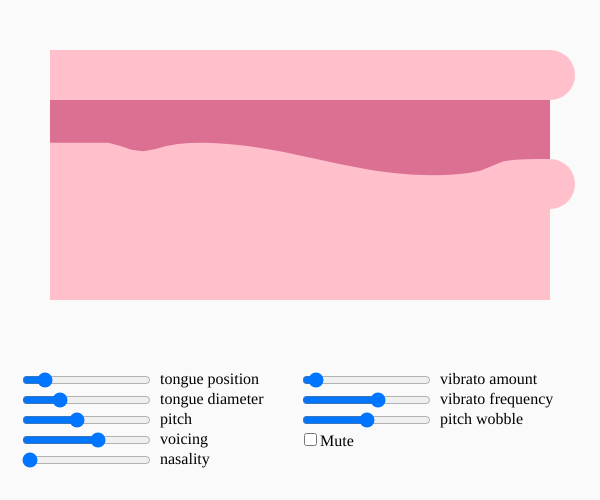
Frame 1 (no input)
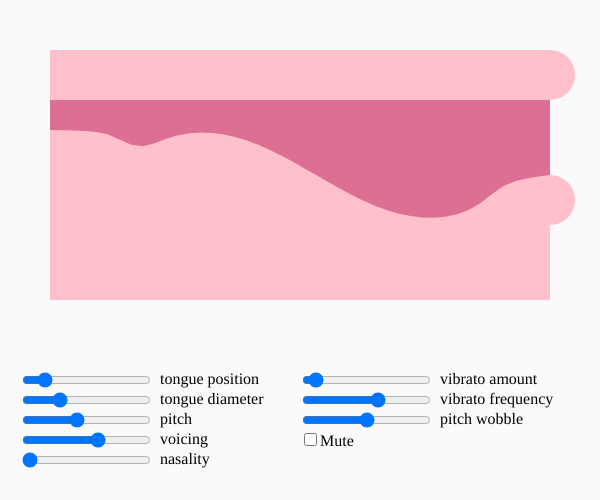
Frame 60 (no input)
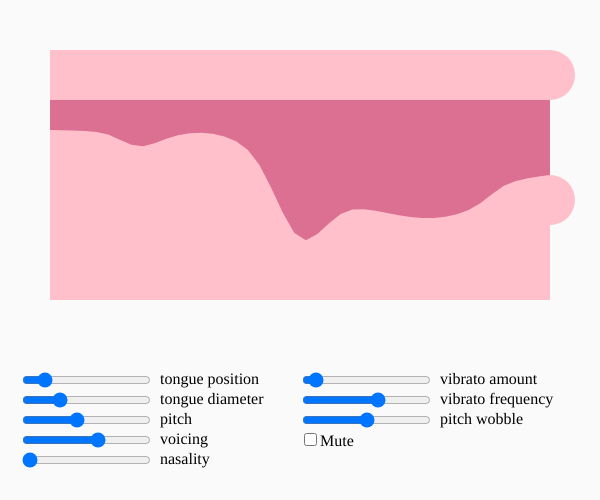
Frame 120 (the mouse pressed at the canvas centre since frame 60)

The p5.js sketch that drew these frames (run headless with seeded random() and noise() and a simulated clock; from frame 60 on, the mouse is pressed at the canvas centre):

// p5.js sketch
// ── sketch.js
// An adaptation of Neil Thapen's Pink Trombone for p5.js
// Copyright 2017 Neil Thapen - https://dood.al/pinktrombone/
// "Bare-handed procedural speech synthesis"
// Adapted to p5.js by Golan Levin, July 2025
// Click to begin. 
// Writeup: 
// https://github.com/golanlevin/60-212/tree/main/lectures/pink-trombone
//============================================================

let tonguePositionSlider; 
let tongueDiameterSlider;
let pitchSlider;
let voicingSlider;
let nasalitySlider;
let vibratoAmountSlider;
let vibratoFreqSlider;
let wobbleAmountSlider;

//-----------------------
function setup() {
  createCanvas(600, 500);
  createPinkTromboneSynthesizer(); 
  createSliders(); 
}

//-----------------------
function mousePressed() {
  // Don't delete this — the AudioSystem must be initialized by
  // a user action to comply with browser autoplay policies:
  startPinkTromboneAudioSystem(); 
}

//-----------------------
function draw() {
  background(250);

  let bAutoPlay = false; 
  if (bAutoPlay){
     tonguePositionSlider.value( map(noise(millis()/500), 0, 1, tongueMin, tongueMax) );
     tongueDiameterSlider.value( map(noise(millis()/180), 0, 1, innerTongueDiameter, outerTongueDiameter) );
     pitchSlider.value( map(noise(millis()/1300), 0,1, 31,72) ); // range is MIDI notes, G1-C5
     voicingSlider.value( map(noise(millis()/1100), 0.1, 0.9, 0, 1) );
  }

  setVibratoAmount( vibratoAmountSlider.value() ); // 0 - 0.1
  setVibratoFrequency ( vibratoFreqSlider.value() ); // ~0 - 10 Hz
  setPitchWobbleAmount ( wobbleAmountSlider.value() ); // 0-1
  setPitchByMidiNote( pitchSlider.value() ); // 31-72 (G1-C5)
  setVoicing ( voicingSlider.value() ); // 0-1
  setNasality ( nasalitySlider.value() ); // 0-1
  setTonguePosition( tonguePositionSlider.value() ); // tongueMin - tongueMax
  setTongueDiameter( tongueDiameterSlider.value() ); // innerTongueDiameter - outerTongueDiameter

  setRestDiameter(); 
  if (mouseIsPressed) {
    modifyVocalTractAtMouse(mouseX, mouseY);
  }
   let tractArray = getTractDiameterArray();
  for (let i = 1; i < tractLength-1; i++) {
    if (tractArray[i] > 0.1) {
      tractArray[i] = (tractArray[i-1] + tractArray[i] + tractArray[i+1]) / 3.0;
    }
  }
  drawVocalTractGraphics();
  updateVocalTract();
}




//============================================================
let tractTop = 100; 
let tractLeft = 50;
let tractRight = 550;
let tractScaleY = 50; 

function drawVocalTractGraphics() {
  let tractArray = getTractDiameterArray();

  noStroke(); 
  fill('pink'); 
  rect(tractLeft, tractTop-50, tractRight - tractLeft, tractScaleY*5);
  circle(tractRight, tractTop-25, 50);
  circle(tractRight, tractTop + (tractArray[tractLength-1] * tractScaleY)+25, 50);

  fill('PaleVioletRed'); 
  beginShape();
  vertex(tractLeft, tractTop);
  for (let i = 0; i < tractLength; i++) {
    let x = map(i, 0, tractLength - 1, tractLeft, tractRight);
    let y = tractTop + tractArray[i] * tractScaleY; 
    vertex(x, y);
  }
  vertex(tractRight, tractTop);
  endShape(CLOSE);
}


function modifyVocalTractAtMouse(x, y) {
  let tractArray = getTractDiameterArray();

  // Map x to index
  let index = map(x, tractLeft, tractRight, 0, tractLength - 1);
  if (index < 0 || index >= tractLength) return;

  // Map y to tongue diameter
  let diam = (y - tractTop) / tractScaleY;
  diam = constrain(diam, 0.001, 3);

  // Apply local smoothing
  let spread = 4;
  let intIndex = round(index);
  for (let i = -spread; i <= spread; i++) {
    let idx = intIndex + i;
    if (idx >= 0 && idx < tractLength) {
      let falloff = 1 - abs(i) / spread;
      falloff = pow(falloff, 2.0); 
      tractArray[idx] = lerp(tractArray[idx], diam, falloff);
      tractArray[idx] = constrain(tractArray[idx], 0.001, 3);
    }
  }
}


//=================================================================================
function createSliders() {
  let sliderX = 20;
  let sliderY = height-150;
  let sliderDy = 20;

  tonguePositionSlider = createSlider(tongueMin, tongueMax, 12.9, 0.1);
  tonguePositionSlider.position(sliderX, sliderY+=sliderDy); 
  tonguePositionSlider.elt.addEventListener('mousedown', (e) => e.stopPropagation());
  let tonguePositionSliderLabel = createDiv('tongue position').position(sliderX+140, sliderY);

  tongueDiameterSlider = createSlider(innerTongueDiameter, outerTongueDiameter, 2.43, 0.01);
  tongueDiameterSlider.position(sliderX, sliderY+=sliderDy); 
  tongueDiameterSlider.elt.addEventListener('mousedown', (e) => e.stopPropagation());
  let tongueDiameterSliderLabel = createDiv('tongue diameter').position(sliderX+140, sliderY);

  // pitchSlider uses MIDI note values with cent resolution: 31.00 (G1, 49Hz) to 72.00 (C5, 523Hz)
  // See https://inspiredacoustics.com/en/MIDI_note_numbers_and_center_frequencies
  pitchSlider = createSlider(31, 72, 48, 0.01); // 48 ≈ 130 Hz
  pitchSlider.position(sliderX, sliderY+=sliderDy); 
  pitchSlider.elt.addEventListener('mousedown', (e) => e.stopPropagation());
  let pitchSliderLabel = createDiv('pitch').position(sliderX+140, sliderY);

  voicingSlider = createSlider(0, 1, 0.6, 0.01);
  voicingSlider.position(sliderX, sliderY+=sliderDy);
  voicingSlider.elt.addEventListener('mousedown', (e) => e.stopPropagation());
  let voicingSliderLabel = createDiv('voicing').position(sliderX+140, sliderY);

  nasalitySlider = createSlider(0, 1, 0, 0.01);
  nasalitySlider.position(sliderX, sliderY+=sliderDy);
  nasalitySlider.elt.addEventListener('mousedown', (e) => e.stopPropagation());
  let nasalitySliderLabel = createDiv('nasality').position(sliderX+140, sliderY);

  sliderX = 300;
  sliderY = height-150;

  vibratoAmountSlider = createSlider(0, 0.1, 0.005, 0.001);
  vibratoAmountSlider.position(sliderX, sliderY+=sliderDy);
  vibratoAmountSlider.elt.addEventListener('mousedown', (e) => e.stopPropagation());
  let vibratoAmountSliderLabel = createDiv('vibrato amount').position(sliderX+140, sliderY);
  
  vibratoFreqSlider = createSlider(0, 10, 6, 0.1);
  vibratoFreqSlider.position(sliderX, sliderY+=sliderDy);
  vibratoFreqSlider.elt.addEventListener('mousedown', (e) => e.stopPropagation());
  let vibratoFreqSliderLabel = createDiv('vibrato frequency').position(sliderX+140, sliderY);

  wobbleAmountSlider = createSlider(0, 1.0, 0.5, 0.01);
  wobbleAmountSlider.position(sliderX, sliderY+=sliderDy);
  wobbleAmountSlider.elt.addEventListener('mousedown', (e) => e.stopPropagation());
  let wobbleSliderLabel = createDiv('pitch wobble').position(sliderX+140, sliderY);

  let muteCheckbox = createCheckbox('Mute', false);
  muteCheckbox.position(sliderX, sliderY+=sliderDy); 
  muteCheckbox.elt.addEventListener('mousedown', e => e.stopPropagation());
  muteCheckbox.changed(() => {
    setMuted(muteCheckbox.checked());
  });
}


//=================================================================================
// references to show: 
// https://en.wikipedia.org/wiki/Vowel_diagram
// https://www.yacavone.net/vowel-space/
// https://www.youtube.com/shorts/kNLMDOOkuHM - pink trombone
// https://www.youtube.com/watch?v=0LxiA5CFOzg - Vocal tract 3D models
// https://www.youtube.com/watch?v=S0CLA2bUB4o - minions
// https://www.youtube.com/watch?v=T9aia8EkIQQ - minions
// https://www.youtube.com/watch?v=JTlsu296ed8 - bebot robot synth
// https://www.youtube.com/watch?v=_8_HsEKlr6A - charlie brown teacher
// https://www.youtube.com/watch?v=dD_NdnYrDzY - Kagawa University talking robot
// https://www.youtube.com/watch?v=ocpWpPkxxos - Kagawa University talking robot
// https://www.youtube.com/watch?v=3HoDZVK3J24 - Animalese 
// ── p5.pinktrombone.js
const tractLength = 44;  // lipStart in Pink Trombone
const tongueMin = 9;
const tongueMax = tractLength - 5;
const innerTongueDiameter = 2.05;
const outerTongueDiameter = 3.5;
let tongueIndex = 12.9;   
let tongueDiameter = 2.43;

let tractDiameterArray = [];

function createPinkTromboneSynthesizer() {
    Glottis.init();
    Tract.init();
    setRestDiameter();
    updateVocalTract();
}

function startPinkTromboneAudioSystem(){
    if (!AudioSystem.started) {
        AudioSystem.init();
        AudioSystem.startSound();
    }
}

// p5.js interfaces to Pink Trombone parameters
function setVibratoAmount(a){
  Glottis.vibratoAmount = a;
}
function setVibratoFrequency(f){
  Glottis.vibratoFrequency = f;
}
function setPitchWobbleAmount(a){
  Glottis.wobbleAmount = a;
}
function setPitch(p){
  Glottis.UIFrequency = p;
}
function setPitchByMidiNote(midiNoteFloat) { //  intended for 31 (G1)...72 (C5)
  let freq = 440.0 * Math.pow(2, (midiNoteFloat - 69) / 12);
  Glottis.UIFrequency = freq;
}
function setVoicing(v){
  v = constrain(v, 0, 1);
  Glottis.UITenseness = 1-Math.cos(v*Math.PI*0.5);
  Glottis.loudness = Math.pow(Glottis.UITenseness, 0.25);
}
function setNasality(n){
  Tract.velumTarget = lerp(0.00, 0.4, n);
}
function setTonguePosition(t) {
  tongueIndex = constrain(t, tongueMin, tongueMax);
}
function setTongueDiameter(d) {
  tongueDiameter = constrain(d, innerTongueDiameter, outerTongueDiameter);
}
function setMuted(bMuted){
    if (bMuted) {
        AudioSystem.bZeroVolume = true;
    } else {
        AudioSystem.bZeroVolume = false;
    }
}

function getVolume() {
    let sumSquares = 0;
    let block = AudioSystem.latestAudioBlock;
    for (let i = 0; i < block.length; i++) {
        sumSquares += block[i] * block[i];
    }
    let rms = Math.sqrt(sumSquares / block.length);
    return rms;
}

function getTractDiameterArray(){
    if (!tractDiameterArray || tractDiameterArray.length !== tractLength) {
        tractDiameterArray = new Float64Array(tractLength);
        for (let i = 0; i < tractLength; i++) {
            tractDiameterArray[i] = 1.0; // Default diameter
        }
    }
    return tractDiameterArray;
}

function setRestDiameter(){
    if (!tractDiameterArray || tractDiameterArray.length !== tractLength) {
        tractDiameterArray = new Float64Array(tractLength);
        for (let i = 0; i < tractLength; i++) {
            tractDiameterArray[i] = 1.0;
        }
    }

    // This mimics the restDiameter shape from Pink Trombone
    for (let i = 0; i < tractLength; i++) {
      let curve = 0; 
      if (i <= 6){
        curve = 0.6;
      } else if (i <= tongueMin){
        curve = 1.1;
      } else if (i >= tongueMax){
        curve = 1.5;
      } else {
        let gridOffset = 1.7; 
        var t = 1.1 * Math.PI*(tongueIndex - i)/(Tract.tipStart - Tract.bladeStart);
        var fixedTongueDiameter = 2+(tongueDiameter-2)/1.5;
        curve = (1.5-fixedTongueDiameter+ gridOffset )*Math.cos(t);
        if (i == Tract.bladeStart-2 || i == Tract.lipStart-1) curve *= 0.8;
        if (i == Tract.bladeStart || i == Tract.lipStart-2) curve *= 0.94;   
        curve = 1.5 - Math.min(Math.max(curve, -1.5), 1.5); 
      }
      tractDiameterArray[i] = 0.8*tractDiameterArray[i] + 0.2*curve;
    }
}

function updateVocalTract() {
    for (let i = 0; i < tractLength; i++) {
        Tract.targetDiameter[i] = tractDiameterArray[i];
    }
}


/*

P I N K   T R O M B O N E

Bare-handed procedural speech synthesis

version 1.1, March 2017
by Neil Thapen
venuspatrol.nfshost.com


Bibliography

Julius O. Smith III, "Physical audio signal processing for virtual musical instruments and audio effects."
https://ccrma.stanford.edu/~jos/pasp/

Story, Brad H. "A parametric model of the vocal tract area function for vowel and consonant simulation." 
The Journal of the Acoustical Society of America 117.5 (2005): 3231-3254.

Lu, Hui-Ling, and J. O. Smith. "Glottal source modeling for singing voice synthesis." 
Proceedings of the 2000 International Computer Music Conference. 2000.

Mullen, Jack. Physical modelling of the vocal tract with the 2D digital waveguide mesh. 
PhD thesis, University of York, 2006.


Copyright 2017 Neil Thapen 

Permission is hereby granted, free of charge, to any person obtaining a 
copy of this software and associated documentation files (the "Software"), 
to deal in the Software without restriction, including without limitation 
the rights to use, copy, modify, merge, publish, distribute, sublicense, 
and/or sell copies of the Software, and to permit persons to whom the 
Software is furnished to do so, subject to the following conditions:

The above copyright notice and this permission notice shall be included in 
all copies or substantial portions of the Software.

THE SOFTWARE IS PROVIDED "AS IS", WITHOUT WARRANTY OF ANY KIND, EXPRESS OR 
IMPLIED, INCLUDING BUT NOT LIMITED TO THE WARRANTIES OF MERCHANTABILITY, 
FITNESS FOR A PARTICULAR PURPOSE AND NONINFRINGEMENT. IN NO EVENT SHALL THE 
AUTHORS OR COPYRIGHT HOLDERS BE LIABLE FOR ANY CLAIM, DAMAGES OR OTHER 
LIABILITY, WHETHER IN AN ACTION OF CONTRACT, TORT OR OTHERWISE, ARISING 
FROM, OUT OF OR IN CONNECTION WITH THE SOFTWARE OR THE USE OR OTHER DEALINGS 
IN THE SOFTWARE.
*/


//=================================================================================
var UI = {
    touchesWithMouse: []
};

//=================================================================================
var Glottis =
{
    timeInWaveform : 0,
    oldFrequency : 140,
    newFrequency : 140,
    UIFrequency : 140,
    smoothFrequency : 140,
    oldTenseness : 0.6,
    newTenseness : 0.6,
    UITenseness : 0.6,
    totalTime : 0,
    vibratoAmount : 0.005,
    vibratoFrequency : 6,
    vibratoPhase : 0,
    intensity : 0,
    loudness : 1,
    isTouched : false,
    alwaysVoice : true,

    init : function(){
        this.setupWaveform(0);
    },
    
    runStep: function(lambda, noiseSource)
    {
        const timeStep = 1.0 / sampleRate;
        this.timeInWaveform += timeStep;
        this.totalTime += timeStep;

        if (this.timeInWaveform > this.waveformLength) {
            this.timeInWaveform -= this.waveformLength;
            this.setupWaveform(lambda);
        }

        // Periodic (voiced) component
        const voicedSignal = this.normalizedLFWaveform(this.timeInWaveform / this.waveformLength);
        const voiced = (this.isTouched || this.alwaysVoice) ? voicedSignal : 0;

        // Use full aspiration model with intensity
        const aspirationIntensity = 1.0; // hack // this.alwaysVoice ? 1.0 : this.intensity;
        const breathiness = (1 - Math.sqrt(this.UITenseness));
        const noiseMod = this.getNoiseModulator();
        let aspiration = aspirationIntensity * breathiness * noiseMod * noiseSource;

        // Natural variation
        // aspiration *= 0.25 + 0.03 * simplexNoise.simplex1(this.totalTime * 1.99);
        aspiration *= 0.20 + 0.02*simplexNoise.simplex1(this.totalTime * 1.99);

        // Combine with voiced signal
        return voiced + aspiration;
    },


    getNoiseModulator : function()
    {
        let voiced = 0.1+0.2*Math.max(0,Math.sin(Math.PI*2*this.timeInWaveform/this.waveformLength));
        return this.UITenseness* this.intensity * voiced + (1-this.UITenseness* this.intensity ) * 0.3;
    },
    

    finishBlock : function()
    {
      let noiseMod =  0.02 * simplexNoise.simplex1(this.totalTime * 4.07)
                    + 0.04 * simplexNoise.simplex1(this.totalTime * 2.15);
        let effectiveFreq = this.vibratoFrequency + noiseMod;
        let dt = AudioSystem.blockLength / sampleRate;
        this.vibratoPhase += 2 * Math.PI * effectiveFreq * dt;
        this.vibratoPhase %= 2 * Math.PI;
        let vibrato = this.vibratoAmount * Math.sin(this.vibratoPhase);
        vibrato += Glottis.wobbleAmount * 0.2 * simplexNoise.simplex1(this.totalTime * 0.98);
        vibrato += Glottis.wobbleAmount * 0.4 * simplexNoise.simplex1(this.totalTime * 0.5);

        if (this.UIFrequency>this.smoothFrequency) 
            this.smoothFrequency = Math.min(this.smoothFrequency * 1.1, this.UIFrequency);
        if (this.UIFrequency<this.smoothFrequency) 
            this.smoothFrequency = Math.max(this.smoothFrequency / 1.1, this.UIFrequency);
        this.oldFrequency = this.newFrequency;
        this.newFrequency = this.smoothFrequency * (1+vibrato);
        this.oldTenseness = this.newTenseness;
        this.newTenseness = this.UITenseness +
            0.1*simplexNoise.simplex1(this.totalTime*0.46)+0.05*simplexNoise.simplex1(this.totalTime*0.36);
        if (!this.isTouched && this.alwaysVoice) this.newTenseness += (3-this.UITenseness)*(1-this.intensity);
        
        if (this.isTouched || this.alwaysVoice) this.intensity += 0.13;
        else this.intensity -= 0.05;
        this.intensity = Math.clamp(this.intensity, 0, 1);

        // --- Keep intensity from falling too low when alwaysVoice is enabled ---
        if (this.alwaysVoice && this.intensity < 0.2) {
            this.intensity = 1.0;
        }
    },    
    

    setupWaveform : function(lambda)
    {
        this.frequency = this.oldFrequency*(1-lambda) + this.newFrequency*lambda;
        var tenseness = this.oldTenseness*(1-lambda) + this.newTenseness*lambda;
        this.Rd = 3*(1-tenseness);
        this.waveformLength = 1.0/this.frequency;
        
        var Rd = this.Rd;
        if (Rd<0.5) Rd = 0.5;
        if (Rd>2.7) Rd = 2.7;
        var output;
        // normalized to time = 1, Ee = 1
        var Ra = -0.01 + 0.048*Rd;
        var Rk = 0.224 + 0.118*Rd;
        var Rg = (Rk/4)*(0.5+1.2*Rk)/(0.11*Rd-Ra*(0.5+1.2*Rk));
        
        var Ta = Ra;
        var Tp = 1 / (2*Rg);
        var Te = Tp + Tp*Rk; //
        
        var epsilon = 1/Ta;
        var shift = Math.exp(-epsilon * (1-Te));
        var Delta = 1 - shift; //divide by this to scale RHS
           
        var RHSIntegral = (1/epsilon)*(shift - 1) + (1-Te)*shift;
        RHSIntegral = RHSIntegral/Delta;
        
        var totalLowerIntegral = - (Te-Tp)/2 + RHSIntegral;
        var totalUpperIntegral = -totalLowerIntegral;
        
        var omega = Math.PI/Tp;
        var s = Math.sin(omega*Te);
        var y = -Math.PI*s*totalUpperIntegral / (Tp*2);
        var z = Math.log(y);
        var alpha = z/(Tp/2 - Te);
        var E0 = -1 / (s*Math.exp(alpha*Te));
        this.alpha = alpha;
        this.E0 = E0;
        this.epsilon = epsilon;
        this.shift = shift;
        this.Delta = Delta;
        this.Te=Te;
        this.omega = omega;
    },
    
 
    normalizedLFWaveform: function(t)
    {     
        if (t>this.Te) output = (-Math.exp(-this.epsilon * (t-this.Te)) + this.shift)/this.Delta;
        else output = this.E0 * Math.exp(this.alpha*t) * Math.sin(this.omega * t);
     
        return output * this.intensity * this.loudness;
    }
}


//=================================================================================
var AudioSystem = 
{   
    blockLength : 512,
    latestAudioBlock : new Float32Array(512),
    blockTime : 1,
    started : false,
    bZeroVolume : false,


    init : function ()
    {
        window.AudioContext = window.AudioContext||window.webkitAudioContext;
        this.audioContext = new window.AudioContext();      
        sampleRate = this.audioContext.sampleRate;
        this.blockTime = this.blockLength/sampleRate;
    },
    
    startSound : function()
    {
        if (this.started) return;
        this.started = true;

        //scriptProcessor may need a dummy input channel on iOS
        this.scriptProcessor = this.audioContext.createScriptProcessor(this.blockLength, 2, 1);
        this.scriptProcessor.connect(this.audioContext.destination); 
        this.scriptProcessor.onaudioprocess = AudioSystem.doScriptProcessor;

        var whiteNoise = this.createWhiteNoiseNode(2*sampleRate); // 2 seconds of noise
        
        var aspirateFilter = this.audioContext.createBiquadFilter();
        aspirateFilter.type = "bandpass";
        aspirateFilter.frequency.value = 500;
        aspirateFilter.Q.value = 0.5;
        whiteNoise.connect(aspirateFilter);
        aspirateFilter.connect(this.scriptProcessor);  
        
        var fricativeFilter = this.audioContext.createBiquadFilter();
        fricativeFilter.type = "bandpass";
        fricativeFilter.frequency.value = 1000;
        fricativeFilter.Q.value = 0.5;
        whiteNoise.connect(fricativeFilter);
        fricativeFilter.connect(this.scriptProcessor);        
        
        whiteNoise.start(0);
    },
    
    createWhiteNoiseNode : function(frameCount)
    {
        var myArrayBuffer = this.audioContext.createBuffer(1, frameCount, sampleRate);

        var nowBuffering = myArrayBuffer.getChannelData(0);
        for (var i = 0; i < frameCount; i++) 
        {
            nowBuffering[i] = Math.random();// gaussian();
        }

        var source = this.audioContext.createBufferSource();
        source.buffer = myArrayBuffer;
        source.loop = true;

        return source;
    },
    
    doScriptProcessor : function(event) 
    {
        var inputArray1 = event.inputBuffer.getChannelData(0);
        var inputArray2 = event.inputBuffer.getChannelData(1);
        var outArray = event.outputBuffer.getChannelData(0);
        for (var j = 0, N = outArray.length; j < N; j++)
        {
            var lambda1 = j/N;
            var lambda2 = (j+0.5)/N;
            var glottalOutput = Glottis.runStep(lambda1, inputArray1[j]); 
            
            var vocalOutput = 0;
            //Tract runs at twice the sample rate 
            Tract.runStep(glottalOutput, inputArray2[j], lambda1);
            vocalOutput += Tract.lipOutput + Tract.noseOutput;
            Tract.runStep(glottalOutput, inputArray2[j], lambda2);
            vocalOutput += Tract.lipOutput + Tract.noseOutput;
            let sample = AudioSystem.bZeroVolume ? 0.0 : vocalOutput * 0.4;
            outArray[j] = sample;

            AudioSystem.latestAudioBlock[j] = sample;  // <-- store for volume calculation
        }
        Glottis.finishBlock();
        Tract.finishBlock();
    },
    
    mute : function()
    {
        this.scriptProcessor.disconnect();
    },
    
    unmute : function()
    {
        this.scriptProcessor.connect(this.audioContext.destination); 
    }
    
}


//=================================================================================
var Tract = 
{
    n : 44,
    bladeStart : 10,
    tipStart : 32,
    lipStart : 39,
    R : [], //component going right
    L : [], //component going left
    reflection : [],
    junctionOutputR : [],
    junctionOutputL : [],
    maxAmplitude : [],
    tractDiameterArray : [],
    restDiameter : [],
    targetDiameter : [],
    newDiameter : [],
    A : [],
    glottalReflection : 0.85, // 0.75 
    lipReflection : -0.90, //-0.85,
    lastObstruction : -1,
    fade : 1.0, //0.9999,
    movementSpeed : 15, //cm per second
    transients : [],
    lipOutput : 0,
    noseOutput : 0,
    velumTarget : 0.01,

    init : function()
    {
        this.bladeStart = Math.floor(this.bladeStart*this.n/44);
        this.tipStart = Math.floor(this.tipStart*this.n/44);
        this.lipStart = Math.floor(this.lipStart*this.n/44);        
        this.tractDiameterArray = new Float64Array(this.n);
        this.restDiameter = new Float64Array(this.n);
        this.targetDiameter = new Float64Array(this.n);
        this.newDiameter = new Float64Array(this.n);
        for (var i=0; i<this.n; i++)
        {
            var d = 0;
            if (i<7*this.n/44-0.5) d = 0.6;
            else if (i<12*this.n/44) d = 1.1;
            else d = 1.5;
            this.tractDiameterArray[i] = this.restDiameter[i] = this.targetDiameter[i] = this.newDiameter[i] = d;
        }
        this.R = new Float64Array(this.n);
        this.L = new Float64Array(this.n);
        this.reflection = new Float64Array(this.n+1);
        this.newReflection = new Float64Array(this.n+1);
        this.junctionOutputR = new Float64Array(this.n+1);
        this.junctionOutputL = new Float64Array(this.n+1);
        this.A =new Float64Array(this.n);
        this.maxAmplitude = new Float64Array(this.n);
        
        this.noseLength = Math.floor(28*this.n/44)
        this.noseStart = this.n-this.noseLength + 1;
        this.noseR = new Float64Array(this.noseLength);
        this.noseL = new Float64Array(this.noseLength);
        this.noseJunctionOutputR = new Float64Array(this.noseLength+1);
        this.noseJunctionOutputL = new Float64Array(this.noseLength+1);        
        this.noseReflection = new Float64Array(this.noseLength+1);
        this.noseDiameter = new Float64Array(this.noseLength);
        this.noseA = new Float64Array(this.noseLength);
        this.noseMaxAmplitude = new Float64Array(this.noseLength);
        for (var i=0; i<this.noseLength; i++)
        {
            var diam;
            var d = 2*(i/this.noseLength);
            if (d<1) diam = 0.4+1.6*d;
            else diam = 0.5+1.5*(2-d);
            diam = Math.min(diam, 1.9);
            this.noseDiameter[i] = diam;
        }       
        this.newReflectionLeft = this.newReflectionRight = this.newReflectionNose = 0;
        this.calculateReflections();        
        this.calculateNoseReflections();
        this.noseDiameter[0] = this.velumTarget;
    },     
    
    reshapeTract : function(deltaTime)
    {
        var amount = deltaTime * this.movementSpeed; ;    
        var newLastObstruction = -1;
        for (var i=0; i<this.n; i++)
        {
            var diam = this.tractDiameterArray[i];
            var targetDiameter = this.targetDiameter[i];
            if (diam <= 0) newLastObstruction = i;
            var slowReturn; 
            if (i<this.noseStart) slowReturn = 0.6;
            else if (i >= this.tipStart) slowReturn = 1.0; 
            else slowReturn = 0.6+0.4*(i-this.noseStart)/(this.tipStart-this.noseStart);
            this.tractDiameterArray[i] = Math.moveTowards(diam, targetDiameter, slowReturn*amount, 2*amount);
        }
        if (this.lastObstruction>-1 && newLastObstruction == -1 && this.noseA[0]<0.05)
        {
            this.addTransient(this.lastObstruction);
        }
        this.lastObstruction = newLastObstruction;
        
        amount = deltaTime * this.movementSpeed; 
        this.noseDiameter[0] = Math.moveTowards(this.noseDiameter[0], this.velumTarget, 
                amount*0.25, amount*0.1);
        this.noseA[0] = this.noseDiameter[0]*this.noseDiameter[0];        
    },


    calculateReflections: function () {
        const MIN_DIAMETER = 0.001; // mm
        const MIN_AREA = MIN_DIAMETER * MIN_DIAMETER;

        // Compute safe areas from clamped diameters
        for (let i = 0; i < this.n; i++) {
            let d = Math.max(this.tractDiameterArray[i], MIN_DIAMETER);
            this.A[i] = d * d; // ignore π, as before
        }

        // Compute internal reflection coefficients
        for (let i = 1; i < this.n; i++) {
            const A1 = this.A[i - 1];
            const A2 = this.A[i];

            if ((A1 + A2) < 1e-8) {
                this.newReflection[i] = 0.0; // no energy flows
            } else {
                this.newReflection[i] = (A1 - A2) / (A1 + A2);
            }

            this.reflection[i] = this.newReflection[i];
        }

        // Junction with nose
        const AnoseL = this.A[this.noseStart];
        const AnoseR = this.A[this.noseStart + 1];
        const AnoseN = Math.max(this.noseA[0], MIN_AREA);
        const sum = AnoseL + AnoseR + AnoseN;

        if (sum < 1e-8) {
            this.newReflectionLeft = this.newReflectionRight = this.newReflectionNose = 0.0;
        } else {
            this.newReflectionLeft = (2 * AnoseL - sum) / sum;
            this.newReflectionRight = (2 * AnoseR - sum) / sum;
            this.newReflectionNose = (2 * AnoseN - sum) / sum;
        }

        this.reflectionLeft = this.newReflectionLeft;
        this.reflectionRight = this.newReflectionRight;
        this.reflectionNose = this.newReflectionNose;
    },
    

    calculateNoseReflections: function () {
        const MIN_DIAMETER = 0.001;
        const MIN_AREA = MIN_DIAMETER * MIN_DIAMETER;

        // Clamp diameters and compute safe areas
        for (let i = 0; i < this.noseLength; i++) {
            let d = Math.max(this.noseDiameter[i], MIN_DIAMETER);
            this.noseA[i] = d * d;
        }

        // Calculate reflection coefficients safely
        for (let i = 1; i < this.noseLength; i++) {
            const A1 = this.noseA[i - 1];
            const A2 = this.noseA[i];

            if ((A1 + A2) < 1e-8) {
                this.noseReflection[i] = 0.0;
            } else {
                this.noseReflection[i] = (A1 - A2) / (A1 + A2);
            }
        }
    },
    
    runStep : function(glottalOutput, turbulenceNoise, lambda)
    {
        var updateAmplitudes = (Math.random()<0.1);
    
        //mouth
        this.processTransients();
        this.addTurbulenceNoise(turbulenceNoise);

        //this.glottalReflection = -0.8 + 1.6 * Glottis.newTenseness;
        this.lipReflection = Math.clamp(this.lipReflection, -0.99, 0.00);
        this.glottalReflection = Math.clamp(this.glottalReflection, 0.0, 0.99);
        this.junctionOutputR[0] = this.L[0] * this.glottalReflection + glottalOutput;
        this.junctionOutputL[this.n] = this.R[this.n-1] * this.lipReflection; 
        
        for (var i=1; i<this.n; i++)
        {
            var r = this.reflection[i] * (1-lambda) + this.newReflection[i]*lambda;
            var w = r * (this.R[i-1] + this.L[i]);
            this.junctionOutputR[i] = this.R[i-1] - w;
            this.junctionOutputL[i] = this.L[i] + w;
        }    
        
        //now at junction with nose
        var i = this.noseStart;
        var r = this.newReflectionLeft * (1-lambda) + this.reflectionLeft*lambda;
        this.junctionOutputL[i] = r*this.R[i-1]+(1+r)*(this.noseL[0]+this.L[i]);
        r = this.newReflectionRight * (1-lambda) + this.reflectionRight*lambda;
        this.junctionOutputR[i] = r*this.L[i]+(1+r)*(this.R[i-1]+this.noseL[0]);     
        r = this.newReflectionNose * (1-lambda) + this.reflectionNose*lambda;
        this.noseJunctionOutputR[0] = r*this.noseL[0]+(1+r)*(this.L[i]+this.R[i-1]);
         
        for (var i=0; i<this.n; i++)
        {          
            this.R[i] = this.junctionOutputR[i]*0.999;
            this.L[i] = this.junctionOutputL[i+1]*0.999; 
            
            //this.R[i] = Math.clamp(this.junctionOutputR[i] * this.fade, -1, 1);
            //this.L[i] = Math.clamp(this.junctionOutputL[i+1] * this.fade, -1, 1);    
            
            if (updateAmplitudes)
            {   
                var amplitude = Math.abs(this.R[i]+this.L[i]);
                if (amplitude > this.maxAmplitude[i]) this.maxAmplitude[i] = amplitude;
                else this.maxAmplitude[i] *= 0.999;
            }
        }

        this.lipOutput = this.R[this.n-1];
        
        //nose     
        this.noseJunctionOutputL[this.noseLength] = this.noseR[this.noseLength-1] * this.lipReflection; 
        
        for (var i=1; i<this.noseLength; i++)
        {
            var w = this.noseReflection[i] * (this.noseR[i-1] + this.noseL[i]);
            this.noseJunctionOutputR[i] = this.noseR[i-1] - w;
            this.noseJunctionOutputL[i] = this.noseL[i] + w;
        }
        
        for (var i=0; i<this.noseLength; i++)
        {
            this.noseR[i] = this.noseJunctionOutputR[i] * this.fade;
            this.noseL[i] = this.noseJunctionOutputL[i+1] * this.fade;   
            
            //this.noseR[i] = Math.clamp(this.noseJunctionOutputR[i] * this.fade, -1, 1);
            //this.noseL[i] = Math.clamp(this.noseJunctionOutputL[i+1] * this.fade, -1, 1);    
            
            if (updateAmplitudes)
            {
                var amplitude = Math.abs(this.noseR[i]+this.noseL[i]);
                if (amplitude > this.noseMaxAmplitude[i]) this.noseMaxAmplitude[i] = amplitude;
                else this.noseMaxAmplitude[i] *= 0.999;
            }
        }

        this.noseOutput = this.noseR[this.noseLength-1];
       
    },
    
    finishBlock : function()
    {         
        this.reshapeTract(AudioSystem.blockTime);
        this.calculateReflections();
    },
    
    addTransient : function(position)
    {
        var trans = {}
        trans.position = position;
        trans.timeAlive = 0;
        trans.lifeTime = 0.2;
        trans.strength = 0.3;
        trans.exponent = 200;
        this.transients.push(trans);
    },
    
    processTransients : function()
    {
        for (var i = 0; i < this.transients.length; i++)  
        {
            var trans = this.transients[i];
            var amplitude = trans.strength * Math.pow(2, -trans.exponent * trans.timeAlive);
            this.R[trans.position] += amplitude/2;
            this.L[trans.position] += amplitude/2;
            trans.timeAlive += 1.0/(sampleRate*2);
        }
        for (var i=this.transients.length-1; i>=0; i--)
        {
            var trans = this.transients[i];
            if (trans.timeAlive > trans.lifeTime)
            {
                this.transients.splice(i,1);
            }
        }
    },
    
    addTurbulenceNoise : function(turbulenceNoise)
    {
        for (var j=0; j<UI.touchesWithMouse.length; j++)
        {
            var touch = UI.touchesWithMouse[j];
            if (touch.index<2 || touch.index>Tract.n) continue;
            if (touch.diameter<=0) continue;            
            var intensity = touch.fricative_intensity;
            if (intensity == 0) continue;
            this.addTurbulenceNoiseAtIndex(0.66*turbulenceNoise*intensity, touch.index, touch.diameter);
        }
    },
    
    addTurbulenceNoiseAtIndex : function(turbulenceNoise, index, diam)
    {   
        var i = Math.floor(index);
        var delta = index - i;
        turbulenceNoise *= Glottis.getNoiseModulator();
        var thinness0 = Math.clamp(8*(0.7-diam),0,1);
        var openness = Math.clamp(30*(diam-0.3), 0, 1);
        var noise0 = turbulenceNoise*(1-delta)*thinness0*openness;
        var noise1 = turbulenceNoise*delta*thinness0*openness;
        this.R[i+1] += noise0/2;
        this.L[i+1] += noise0/2;
        this.R[i+2] += noise1/2;
        this.L[i+2] += noise1/2;
    }
};





/**********************************************************************************/
/**********************************************************************************/

/*
 * A speed-improved perlin and simplex noise algorithms for 2D.
 *
 * Based on example code by Stefan Gustavson (stegu@itn.liu.se).
 * Optimisations by Peter Eastman (peastman@drizzle.stanford.edu).
 * Better rank ordering method by Stefan Gustavson in 2012.
 * Converted to Javascript by Joseph Gentle.
 *
 * Version 2012-03-09
 *
 * This code was placed in the public domain by its original author,
 * Stefan Gustavson. You may use it as you see fit, but
 * attribution is appreciated.
 *
 */

(function(global){
  var module = global.simplexNoise = {};

  function Grad(x, y, z) {
    this.x = x; this.y = y; this.z = z;
  }
  
  Grad.prototype.dot2 = function(x, y) {
    return this.x*x + this.y*y;
  };

  Grad.prototype.dot3 = function(x, y, z) {
    return this.x*x + this.y*y + this.z*z;
  };

  var grad3 = [new Grad(1,1,0),new Grad(-1,1,0),new Grad(1,-1,0),new Grad(-1,-1,0),
               new Grad(1,0,1),new Grad(-1,0,1),new Grad(1,0,-1),new Grad(-1,0,-1),
               new Grad(0,1,1),new Grad(0,-1,1),new Grad(0,1,-1),new Grad(0,-1,-1)];

  var p = [151,160,137,91,90,15,
  131,13,201,95,96,53,194,233,7,225,140,36,103,30,69,142,8,99,37,240,21,10,23,
  190, 6,148,247,120,234,75,0,26,197,62,94,252,219,203,117,35,11,32,57,177,33,
  88,237,149,56,87,174,20,125,136,171,168, 68,175,74,165,71,134,139,48,27,166,
  77,146,158,231,83,111,229,122,60,211,133,230,220,105,92,41,55,46,245,40,244,
  102,143,54, 65,25,63,161, 1,216,80,73,209,76,132,187,208, 89,18,169,200,196,
  135,130,116,188,159,86,164,100,109,198,173,186, 3,64,52,217,226,250,124,123,
  5,202,38,147,118,126,255,82,85,212,207,206,59,227,47,16,58,17,182,189,28,42,
  223,183,170,213,119,248,152, 2,44,154,163, 70,221,153,101,155,167, 43,172,9,
  129,22,39,253, 19,98,108,110,79,113,224,232,178,185, 112,104,218,246,97,228,
  251,34,242,193,238,210,144,12,191,179,162,241, 81,51,145,235,249,14,239,107,
  49,192,214, 31,181,199,106,157,184, 84,204,176,115,121,50,45,127, 4,150,254,
  138,236,205,93,222,114,67,29,24,72,243,141,128,195,78,66,215,61,156,180];
  // To remove the need for index wrapping, double the permutation table length
  var perm = new Array(512);
  var gradP = new Array(512);

  // This isn't a very good seeding function, but it works ok. It supports 2^16
  // different seed values. Write something better if you need more seeds.
  module.seed = function(seed) {
    if(seed > 0 && seed < 1) {
      // Scale the seed out
      seed *= 65536;
    }

    seed = Math.floor(seed);
    if(seed < 256) {
      seed |= seed << 8;
    }

    for(var i = 0; i < 256; i++) {
      var v;
      if (i & 1) {
        v = p[i] ^ (seed & 255);
      } else {
        v = p[i] ^ ((seed>>8) & 255);
      }

      perm[i] = perm[i + 256] = v;
      gradP[i] = gradP[i + 256] = grad3[v % 12];
    }
  };

  module.seed(Date.now());

  /*
  for(var i=0; i<256; i++) {
    perm[i] = perm[i + 256] = p[i];
    gradP[i] = gradP[i + 256] = grad3[perm[i] % 12];
  }*/

  // Skewing and unskewing factors for 2, 3, and 4 dimensions
  var F2 = 0.5*(Math.sqrt(3)-1);
  var G2 = (3-Math.sqrt(3))/6;

  var F3 = 1/3;
  var G3 = 1/6;

  // 2D simplex noise
  module.simplex2 = function(xin, yin) {
    var n0, n1, n2; // Noise contributions from the three corners
    // Skew the input space to determine which simplex cell we're in
    var s = (xin+yin)*F2; // Hairy factor for 2D
    var i = Math.floor(xin+s);
    var j = Math.floor(yin+s);
    var t = (i+j)*G2;
    var x0 = xin-i+t; // The x,y distances from the cell origin, unskewed.
    var y0 = yin-j+t;
    // For the 2D case, the simplex shape is an equilateral triangle.
    // Determine which simplex we are in.
    var i1, j1; // Offsets for second (middle) corner of simplex in (i,j) coords
    if(x0>y0) { // lower triangle, XY order: (0,0)->(1,0)->(1,1)
      i1=1; j1=0;
    } else {    // upper triangle, YX order: (0,0)->(0,1)->(1,1)
      i1=0; j1=1;
    }
    // A step of (1,0) in (i,j) means a step of (1-c,-c) in (x,y), and
    // a step of (0,1) in (i,j) means a step of (-c,1-c) in (x,y), where
    // c = (3-sqrt(3))/6
    var x1 = x0 - i1 + G2; // Offsets for middle corner in (x,y) unskewed coords
    var y1 = y0 - j1 + G2;
    var x2 = x0 - 1 + 2 * G2; // Offsets for last corner in (x,y) unskewed coords
    var y2 = y0 - 1 + 2 * G2;
    // Work out the hashed gradient indices of the three simplex corners
    i &= 255;
    j &= 255;
    var gi0 = gradP[i+perm[j]];
    var gi1 = gradP[i+i1+perm[j+j1]];
    var gi2 = gradP[i+1+perm[j+1]];
    // Calculate the contribution from the three corners
    var t0 = 0.5 - x0*x0-y0*y0;
    if(t0<0) {
      n0 = 0;
    } else {
      t0 *= t0;
      n0 = t0 * t0 * gi0.dot2(x0, y0);  // (x,y) of grad3 used for 2D gradient
    }
    var t1 = 0.5 - x1*x1-y1*y1;
    if(t1<0) {
      n1 = 0;
    } else {
      t1 *= t1;
      n1 = t1 * t1 * gi1.dot2(x1, y1);
    }
    var t2 = 0.5 - x2*x2-y2*y2;
    if(t2<0) {
      n2 = 0;
    } else {
      t2 *= t2;
      n2 = t2 * t2 * gi2.dot2(x2, y2);
    }
    // Add contributions from each corner to get the final noise value.
    // The result is scaled to return values in the interval [-1,1].
    return 70 * (n0 + n1 + n2);
  };
  
  module.simplex1 = function(x)
  {
    return module.simplex2(x*1.2, -x*0.7);
  };

  
})(this);


Math.clamp = function(number, min, max) {
    if (number<min) return min;
    else if (number>max) return max;
    else return number;
}

Math.moveTowards = function(current, target, amount)
{
    if (current<target) return Math.min(current+amount, target);
    else return Math.max(current-amount, target);
}

Math.moveTowards = function(current, target, amountUp, amountDown)
{
    if (current<target) return Math.min(current+amountUp, target);
    else return Math.max(current-amountDown, target);
}

Math.gaussian = function()
{
    var s = 0;
    for (var c=0; c<16; c++) s+=Math.random();
    return (s-8)/4;
}
